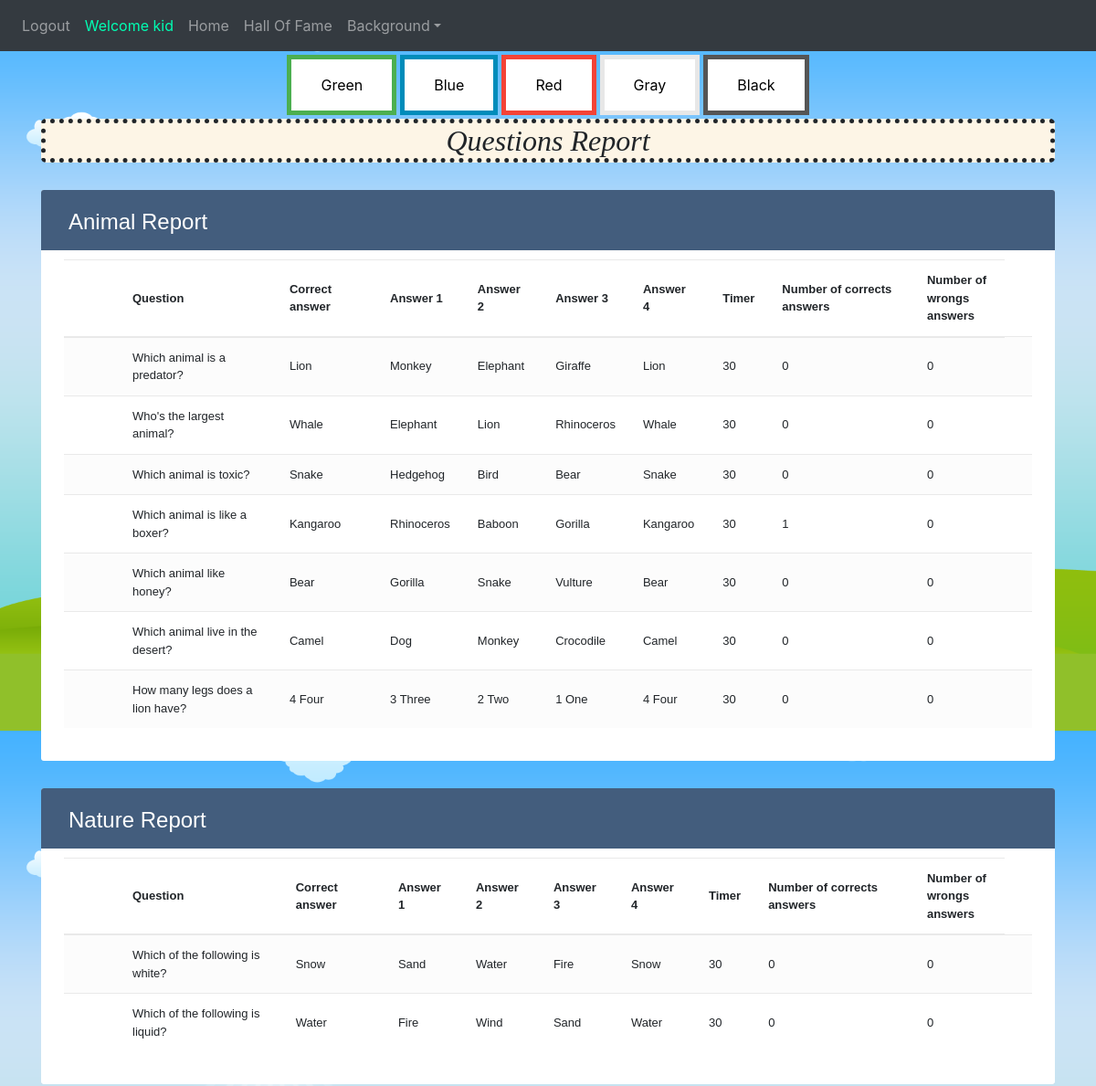
Before: /questionsReport (signed in, upper part) with the older database file.
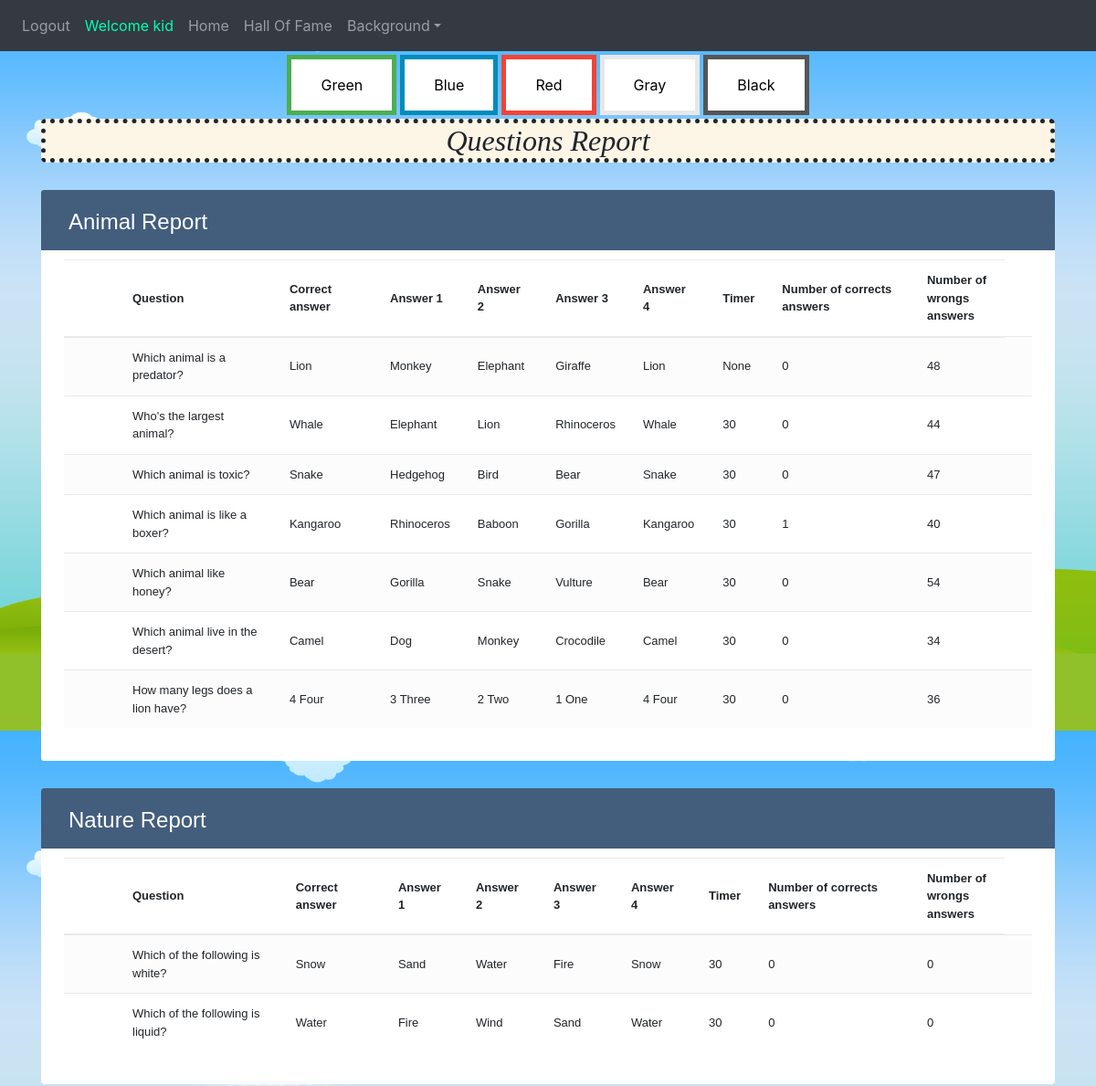
After: the same page with the newer database file.
### website/models.py (models this page shows)
class User(db.Model, UserMixin):
    id = db.Column(db.Integer, primary_key=True)
    email = db.Column(db.String(150), unique=True)
    password = db.Column(db.String(150))
    first_name = db.Column(db.String(150))
    auth = db.Column(db.String(50))
    background = db.Column(db.String(100))
    scores = db.relationship('Score')

class QuestionCategory(db.Model):
    id = db.Column(db.Integer, primary_key=True)
    cat = db.Column(db.String(150))
    picture=db.Column(db.String(150))

class Question(db.Model):
    id = db.Column(db.Integer, primary_key=True)
    cat = db.Column(db.String(150))
    question = db.Column(db.String(150))
    correct = db.Column(db.String(150))
    answer1 = db.Column(db.String(150))
    answer2 = db.Column(db.String(150))
    answer3 = db.Column(db.String(150))
    answer4 = db.Column(db.String(150))
    url = db.Column(db.String(1500))
    timer=db.Column(db.Integer,default=30)
    wrongs=db.Column(db.Integer,default=0)
    corrects=db.Column(db.Integer,default=0)
    photoUrl = db.Column(db.String(2000))

### website/views.py (the view)
@views.route('/questionsReport', methods=['GET', 'POST'])
@login_required
def questionsReport():
    back=Background.query.all()
    questions=Question.query.all()
    category=QuestionCategory.query.all()
    return render_template("questionsReport.html",user=current_user,questions=questions,background=back,category=category)

### website/__init__.py (called while the page is built)
def create_app():
    app = Flask(__name__)
    app.config['SECRET_KEY'] = 'hjshjhdjah kjshkjdhjs'
    app.config['SQLALCHEMY_DATABASE_URI'] = f'sqlite:///{DB_NAME}'
    db.init_app(app)
    from .views import views
    from .auth import auth
    app.register_blueprint(auth, url_prefix='/')
    app.register_blueprint(views, url_prefix='/')
    from .models import User
    create_database(app)
    login_manager = LoginManager()
    login_manager.login_view = 'auth.login'
    login_manager.init_app(app)
    @login_manager.user_loader
    def load_user(id):
        return User.query.get(int(id))
    return app

### website/templates/questionsReport.html (shortened to what this page needs)
{% extends "base.html" %} {% block title %}questionsReport{% endblock %} {% block content
    %}
<!DOCTYPE html>
<html lang="en">
<head>
    <link rel="stylesheet" href="https://stackpath.bootstrapcdn.com/bootstrap/4.5.0/css/bootstrap.min.css">
    <link rel="stylesheet" href="https://maxcdn.bootstrapcdn.com/font-awesome/4.7.0/css/font-awesome.min.css">
</head>
<div class="container">
    <h2 class="d-flex justify-content-center" style="background-color: oldlace;
    font-style: italic; border-style: dotted;
    border-width: thick; border-radius: 5px; font-family: bold;">Questions Report</h2></div>
{%for cat in category%}
<body_table>
    <div class="container-xl">
        <div class="table-responsive">
            <div class="table-wrapper">
                <div class="table-title">
                    <div class="row">
                        <div class="col-sm-6">
                            <h2>{{cat.cat}} Report</h2>
                        </div>
                    </div>
                </div>
                <table class="table table-striped table-hover">
                    <thead>
                        <tr>
                            <th>
                            </th>
                            <th>Question</th>
                            <th>Correct answer</th>
                            <th>Answer 1</th>
                            <th>Answer 2</th>
                            <th>Answer 3</th>
                            <th>Answer 4</th>
                            <th>Timer</th>
                            <th>Number of corrects answers</th>
                            <th>Number of wrongs answers</th>
                        </tr>
                    </thead>
                    <tbody>
                        {%for q in questions%}
                        {%if q.cat==cat.cat%}
                        <tr>
                            <td>
                            </td>
                            <td>{{q.question}}</td>
                            <td>{{q.correct}}</td>
                            <td>{{q.answer1}}</td>
                            <td>{{q.answer2}}</td>
                            <td>{{q.answer3}}</td>
                            <td>{{q.answer4}}</td>
                            <td>{{q.timer}}</td>
                            <td>{{q.corrects}}</td>
                            <td>{{q.wrongs}}</td>
                            <td>
                            </td>
                        </tr>
                        {%endif%}
                        {%endfor%}
                    </tbody>
                </table>
            </div>
        </div>
    </div>
</body_table>
{%endfor%}
</html>
{% endblock %}

### website/templates/base.html (shortened to what this page needs)
<!DOCTYPE html>
<html>
  <head>
    <link
      rel="stylesheet"
      href="https://stackpath.bootstrapcdn.com/bootstrap/4.4.1/css/bootstrap.min.css"
    />
    <link
      rel="stylesheet"
      href="https://stackpath.bootstrapcdn.com/font-awesome/4.7.0/css/font-awesome.min.css"
    />
  </head>
  <body>
    <nav class="navbar navbar-expand-lg navbar-dark bg-dark">
      <div class="collapse navbar-collapse" id="navbar">
        <div class="navbar-nav">
          {% if user.is_authenticated %}
          <a class="nav-item nav-link" onmouseover="logOutSound()" id="logout" href="/logout">Logout</a>
          <a class="nav-item nav-link" style="color: rgb(0, 255, 179);">Welcome {{user.first_name}}</a>
            {% if user.auth=="kid" %}
            <a class="nav-item nav-link" id="managment" href="/kidPage">Home</a>
            <a class="nav-item nav-link" id="managment" href="/hallOfFame">Hall Of Fame</a>
            {% endif %}
          <div class="nav-item dropdown">
            <a class="nav-link dropdown-toggle btnnavbar" href="#" id="navbarDropdownMenuLink" role="button" data-toggle="dropdown" aria-haspopup="true" aria-expanded="false" >Background</a>
          </div>
          {% else %}
          <a class="nav-item nav-link" id="login" href="/">Login</a>
          {% endif %}
        </div>
      </div>
    </nav>
    <div class="d-flex justify-content-center">
      <button class="button button1" onclick="BackGreen()">Green</button>
      <button class="button button2" onclick="BackBlue()">Blue</button>
      <button class="button button3" onclick="BackRed()">Red</button>
      <button class="button button4" onclick="BackGray()">Gray</button>
      <button class="button button5" onclick="BackBlack()">Black</button>
    </div>
    <div class="container-fluid">{% block content %} {% endblock %}</div>
  </body>
</html>

### website/templates/questionsReport.html (style rules this page uses)
body_table { color: #566787; background: #f5f5f5; font-family: 'Varela Round', sans-serif; font-size: 13px; }
.table-responsive { margin: 30px 0; }
.table-wrapper { background: #fff; padding: 20px 25px; border-radius: 3px; min-width: 1000px; box-shadow: 0 1px 1px rgba(0, 0, 0, .05); }
.table-title { padding-bottom: 15px; background: #435d7d; color: #fff; padding: 16px 30px; min-width: 100%; margin: -20px -25px 10px; border-radius: 3px 3px 0 0; }
.table-title h2 { margin: 5px 0 0; font-size: 24px; }
table.table tr th, table.table tr td { border-color: #e9e9e9; padding: 12px 15px; vertical-align: middle; }
table.table tr th:first-child { width: 60px; }
table.table tr th:last-child { width: 100px; }
table.table-striped tbody tr:nth-of-type(odd) { background-color: #fcfcfc; }

Changed rows visible on the page:
changed Question "Which animal is a predator?": timer "30" → "None"; wrongs "0" → "48"
changed Question "Who's the largest animal?": wrongs "0" → "44"
changed Question "Which animal is toxic?": wrongs "0" → "47"
changed Question "Which animal is like a boxer?": wrongs "0" → "40"
changed Question "Which animal like honey?": wrongs "0" → "54"
changed Question "Which animal live in the desert?": wrongs "0" → "34"
changed Question "How many legs does a lion have?": wrongs "0" → "36"
